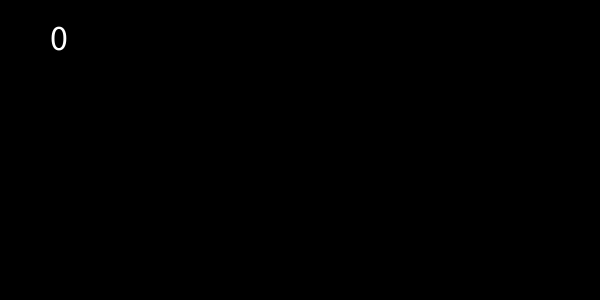
Frame 1 (no input)
Frame 60 (the mouse pressed at the canvas centre just before this capture): identical to frame 1, image omitted
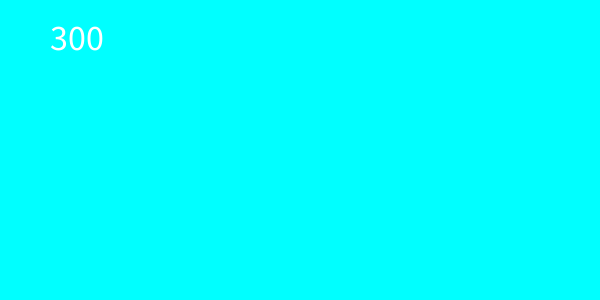
Frame 120 (the mouse held since frame 60 and released just before this capture)

The Processing sketch that drew these frames (run headless with seeded random() and noise(); from frame 60 on, the mouse is pressed at the canvas centre):

// Processing sketch: conditional3
// ── conditional3.pde
void setup() {
  size(600, 300);
}

void draw() {
  if (mouseX > 400) {
    background(0, 255, 0);
  } else if (mouseX > 300) {
    // there are fifty lines of code i've written
    // that make it rain on screen
    // that code goes here
    // all of it
    
    //
    
    //
    
    
    
  } else if (mouseX > 200) {
    background(0, 255, 255);
  } else if (mouseX > 100) {
    background(255, 120, 50);
  } else {
    background(0); 
  }


  fill(255);
  textSize(36);
  text(mouseX, 50, 50);
}
